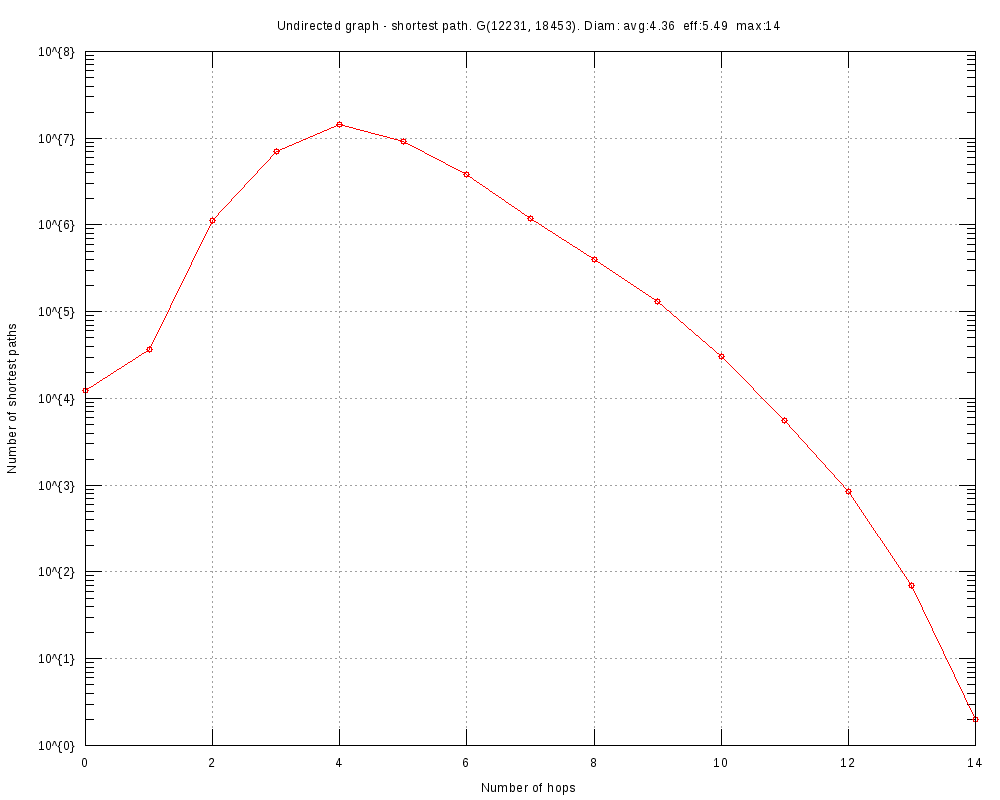

Write gnuplot code to recreate this figure.
#
# Undirected graph - shortest path. G(12231, 18453). Diam: avg:4.36  eff:5.49  max:14 (Mon Sep  9 04:02:16 2019)
#

set title "Undirected graph - shortest path. G(12231, 18453). Diam: avg:4.36  eff:5.49  max:14"
set key bottom right
set logscale y 10
set format y "10^{%L}"
set mytics 10
set grid
set xlabel "Number of hops"
set ylabel "Number of shortest paths"
set tics scale 2
set terminal png font arial 10 size 1000,800
set output 'diam.email-Enron-subgraph.png'
plot 	"diam.email-Enron-subgraph.tab" using 1:2 title "" with linespoints pt 6
